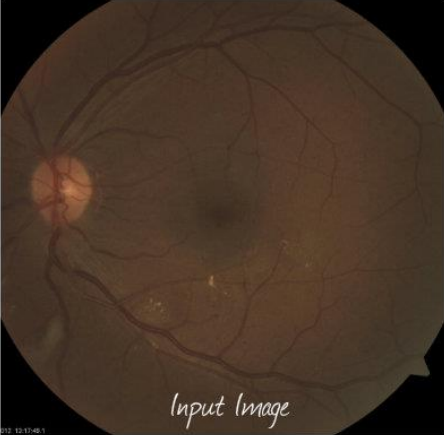
#> input picture HW1/Q4_images/input.png, 444 x 435 px
$ jupyter execute Q4.ipynb
#> lines starting #> are read from the running program, lines starting #| are printed output that depends on the picture
## Q4

<h3> in this section we want to implement histogram matching </h3>
<h3><b> note : you can't use libraries in this section </b></h3>

[cell 1]
import cv2
import numpy as np
import matplotlib.pyplot as plt
import math

[cell 2]
def calc_hist(image):
    '''
    Do not use libraries
    calculate image histogram
    input(s):
      image (ndarray): input image
    output(s):
      hist (ndarray): computed input image histogram
    '''
    hist = np.zeros(256,dtype=int) # generates a numpy array with all its values set to zero and size of 256

    #######################
    #    your code here   #
    values, counts = np.unique(image, return_counts=True) # this function returns different values in an array with their number of repetition
    hist[values] = counts # this works in numpy, values is the index array and counts is the value stored in that index
    #######################

    return hist

[cell 3]
src = cv2.imread('Q4_images/input.png')
#> src is the input picture: shape (435, 444, 3); mean B, G, R 37.4, 50.8, 68.6
# ref = cv2.imread('ref.png')
plt.figure()
plt.plot(calc_hist(src))
#> in calc_hist, `values, counts = np.unique(image, return_counts=True)`: values = 252 values from 0 to 254; counts = 252 values, max 45569 at index 0, min 1 at index 232, mean 2299.3
plt.title('histogram')
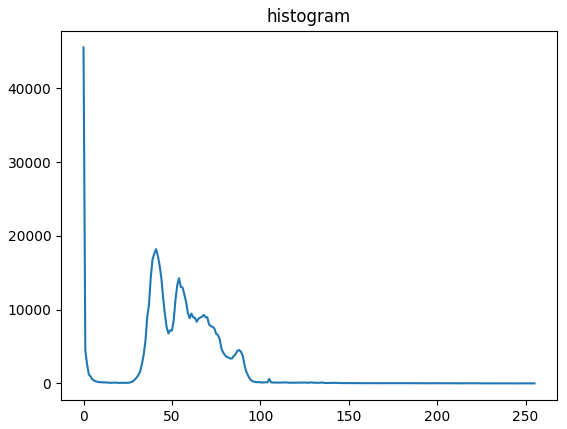
#> figure drawn by matplotlib, 1 panel; curve peaks at x = 0, y = 45569

[cell 4]
def calc_cdf(channel):
  '''
    Do not use libraries
    calculate image cdf
    input(s):
      channel (ndarray): input image channel
    output(s):
      cdf (ndarray): computed cdf for input image channel
  '''
  #######################
  hist = calc_hist(channel) # calculates the histogram for the channel which is an image with one channel
  pdf = hist / (channel.shape[0]*channel.shape[1]) # this works in numpy and it is amazing, it operates on the hist array element-wise and returns a new array with modified values
  cdf = np.cumsum(pdf) # this function in numpy takes an array and returns an array in which ith element shows sum of elements from 0 to ith index of input array
  #######################
  return cdf

[cell 5]
def hist_matching(src_image,ref_image):
  '''
  don't use libraries
  input(s):
    src_image (ndarray): source image
    ref_image (ndarray): reference image
  output(s):
    output_image (ndarray): transformation of source image so that its histogram matches histogram of refrence image
  '''
  output_image = src_image.copy()
  channels = [(0, 'Blue channel'), (1, 'Green channel'), (2, 'Red channel')]
  for channel, title in channels: # we should do the histogram matching routine for every channel seperately

    #######################
    #    your code here   #
    # Step 1: calculate CDF for source image
    # Step 2: calculate CDF for reference image
    # Step 3: now we should map source new intensities to those of reference image with same CDF and numpy interp function help us do that.
    src_cdf = calc_cdf(src_image[:,:,channel])
    ref_cdf = calc_cdf(ref_image[:,:,channel])
    inverse_func = np.interp(src_cdf, ref_cdf, np.arange(256)) # Parameter 1: numbers that should be predicted and mapped to one of intensity values. Parameter 2: inputs of function that is going to be used on first parameter for prediction. Parameter 3: corresponding outputs of second parameter.
    output_image[:,:,channel] = inverse_func[output_image[:,:,channel]]
    #######################

  return output_image

[cell 6]
# Do not change this cell
src = cv2.imread('Q4_images/input.png')
ref = cv2.imread('Q4_images/ref.png')
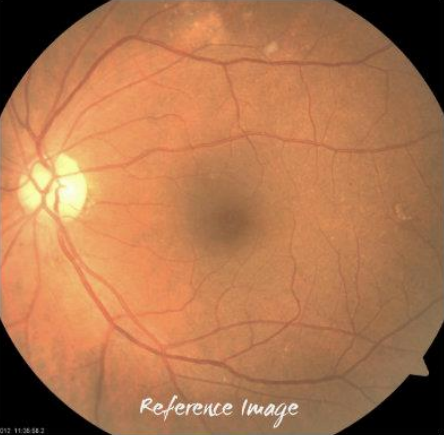
#> input picture HW1/Q4_images/ref.png, 444 x 435 px
#> ref is the input picture: shape (435, 444, 3); mean B, G, R 78.8, 117.4, 174.3
Array = [src, ref, hist_matching(src,ref)]
#> after the loop in hist_matching, `for channel, title in channels:`:
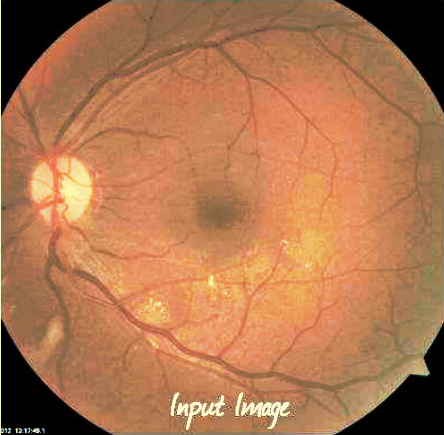
#> output_image: shape (435, 444, 3); mean B, G, R 79.2, 117.9, 175
titles = ['source image', 'reference image', 'output image']
plt.figure(figsize=(20,20))
for i in range(3):
  plt.subplot(1,3,i+1)
  plt.imshow(Array[i][:,:,::-1])
  plt.title(titles[i])
  plt.axis('off')
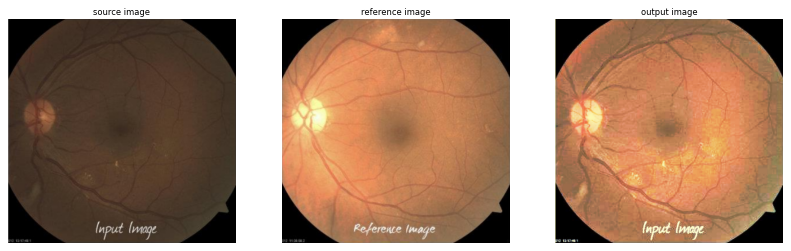
#> figure drawn by matplotlib, 3 panels

[cell 7]
# Do not change this cell
fig = plt.figure(figsize= (16, 5))
channels = [(0, 'Blue channel'), (1, 'Green channel'), (2, 'Red channel')]
output = hist_matching(src,ref)
for channel, title in channels:
    fig.add_subplot(1, 3, channel+ 1)
    a = calc_cdf(output[:,:,channel])
    b = calc_cdf(src[:,:,channel])
    c = calc_cdf(ref[:,:,channel])
    plt.plot(a,label='output')
    plt.plot(b,label='src')
    plt.plot(c,label='ref')
    plt.legend()
    plt.title(title)
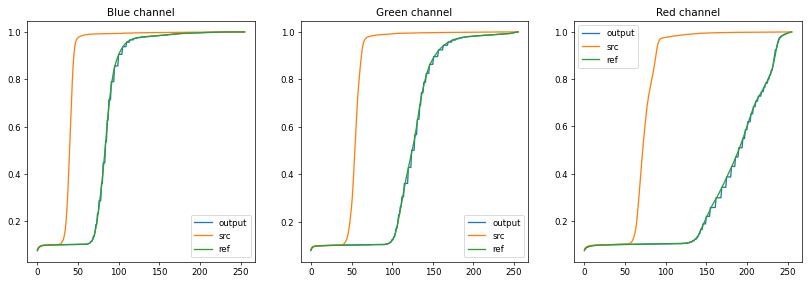
#> figure drawn by matplotlib, 3 panels; panel 1: curve peaks at x = 255, y = 1; panel 1: curve peaks at x = 242, y = 1; panel 1: curve peaks at x = 238, y = 1; panel 2: curve peaks at x = 255, y = 1
